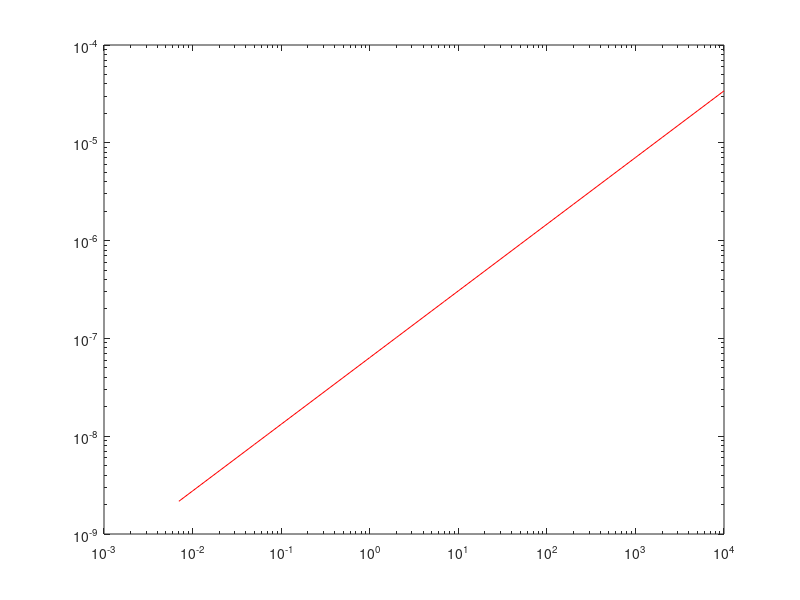

Reproduce this figure in MATLAB.
clear all

M_norm=50e9; %eV

M_DM_GeV=[7e-3, 1e-2, 2e-2, 5e-2, 7e-2, 1e-1, 2e-1, 5e-1, 7e-1, 1, 2, 5, 7, 10, 20, 50, 70, 100, 200, 500, 700, ...
    1000, 2000, 5000, 7000, 1e4]; 
%GeV

M_DM=M_DM_GeV*10^9; %eV

T0=2.35e-4; %eV
z=10;
T10=T0*(z+1); %eV

rho_mod=5.5*10^3; %eV/cm^3
s_mod=2890; %1/cm^3
T_RM=1.2; %eV

for i=1:1:length(M_DM)

    alpha(i)=1/30*(2*0.3*T10^0.3*s_mod*(z+1)^3*M_DM(i)*sqrt(T_RM)/(0.25*rho_mod*1.6e18)*(M_DM(i)/M_norm)^(-0.25))^(10/11);
end

loglog (M_DM_GeV, alpha, 'Color', 'r')
